Frame 1 (no input): blank canvas, image omitted
Frame 60 (no input): blank canvas, image omitted
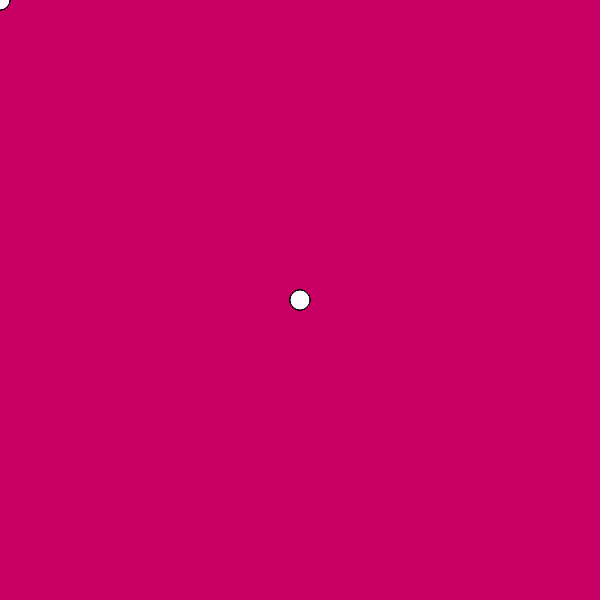
Frame 120 (the mouse pressed at the canvas centre since frame 60)

The p5.js sketch whose frames 1 and 60 were blank and that drew this single picture after the mouse press (run headless with seeded random() and noise() and a simulated clock; from frame 60 on, the mouse is pressed at the canvas centre):

// p5.js sketch
// ── sketch.js
let w = 600;
let h = 600;



function setup() {
  createCanvas(w,h);
background (200,0,100)
}

function draw() {

ellipse (mouseX, mouseY, 20 ,20);


}
